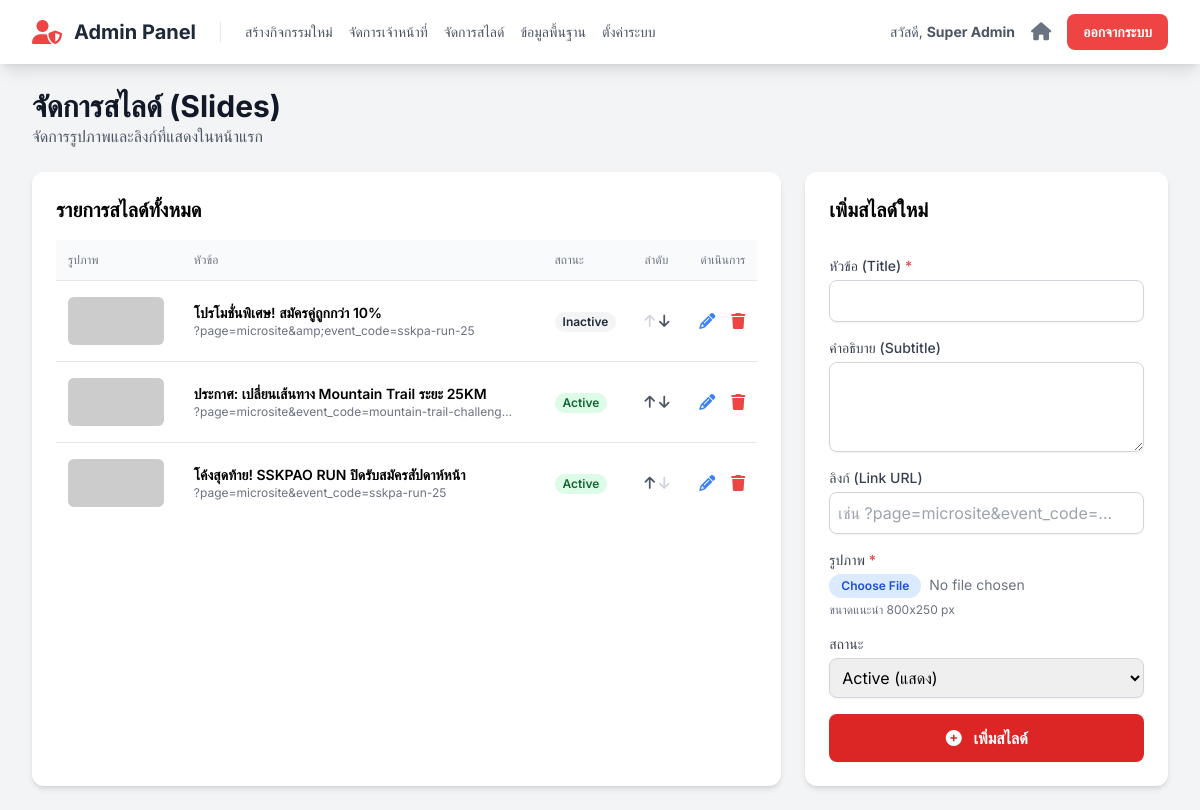
Screenshot of /admin/slides_management.php (signed in) with the database file from the repository.
### tables this page shows
CREATE TABLE `slides` (
  `id` int(11) NOT NULL,
  `image_url` text NOT NULL,
  `title` varchar(255) NOT NULL,
  `subtitle` text DEFAULT NULL,
  `link_url` text DEFAULT NULL,
  `sort_order` int(11) NOT NULL DEFAULT 0,
  `is_active` tinyint(1) NOT NULL DEFAULT 1
);

### functions.php (called while the page is built, shortened)
<?php
function e($data) {
    return htmlspecialchars($data ?? '', ENT_QUOTES, 'UTF-8');
}
?>

### admin/slides_management.php (the view, shortened to what this page needs)
<?php
require_once '../config.php';
require_once '../functions.php';
$slides = $mysqli->query("SELECT * FROM slides ORDER BY sort_order ASC")->fetch_all(MYSQLI_ASSOC);
include 'partials/header.php';
?>
<div class="flex justify-between items-center mb-6">
    <div>
        <h1 class="text-3xl font-bold text-gray-900">จัดการสไลด์ (Slides)</h1>
        <p class="text-gray-600">จัดการรูปภาพและลิงก์ที่แสดงในหน้าแรก</p>
    </div>
</div>
<div class="grid grid-cols-1 lg:grid-cols-3 gap-6">
    <div class="lg:col-span-2 bg-white p-6 rounded-xl shadow-md">
        <h2 class="text-xl font-bold mb-4">รายการสไลด์ทั้งหมด</h2>
        <div class="overflow-x-auto">
            <table class="min-w-full divide-y divide-gray-200">
                <thead class="bg-gray-50">
                    <tr>
                        <th class="px-3 py-3 text-left text-xs font-medium text-gray-500 uppercase">รูปภาพ</th>
                        <th class="px-3 py-3 text-left text-xs font-medium text-gray-500 uppercase">หัวข้อ</th>
                        <th class="px-3 py-3 text-left text-xs font-medium text-gray-500 uppercase">สถานะ</th>
                        <th class="px-3 py-3 text-left text-xs font-medium text-gray-500 uppercase">ลำดับ</th>
                        <th class="px-3 py-3 text-right text-xs font-medium text-gray-500 uppercase">ดำเนินการ</th>
                    </tr>
                </thead>
                <tbody class="bg-white divide-y divide-gray-200">
                    <?php if (empty($slides)): ?>
                        <tr><td colspan="5" class="text-center py-6 text-gray-500">ยังไม่มีสไลด์</td></tr>
                    <?php else: ?>
                        <?php foreach ($slides as $index => $slide): ?>
                        <tr>
                            <td class="px-3 py-4">
                                <img src="../<?= e($slide['image_url']) ?>" alt="Slide Image" class="w-24 h-12 object-cover rounded-md bg-gray-100" onerror="this.src='https://placehold.co/800x250?text=No+Image';">
                            </td>
                            <td class="px-3 py-4">
                                <div class="text-sm font-semibold"><?= e($slide['title']) ?></div>
                                <div class="text-xs text-gray-500 truncate max-w-xs"><?= e($slide['link_url']) ?></div>
                            </td>
                            <td class="px-3 py-4 text-sm">
                                <span class="px-2 inline-flex text-xs leading-5 font-semibold rounded-full <?= $slide['is_active'] ? 'bg-green-100 text-green-800' : 'bg-gray-100 text-gray-800' ?>">
                                    <?= $slide['is_active'] ? 'Active' : 'Inactive' ?>
                                </span>
                            </td>
                            <td class="px-3 py-4 text-sm">
                                <a href="../actions/update_slide_order.php?id=<?= e($slide['id']) ?>&direction=up"
                                   class="<?= $index === 0 ? 'text-gray-300 cursor-not-allowed' : 'text-gray-600 hover:text-black' ?>"
                                   title="เลื่อนขึ้น"><i class="fa-solid fa-arrow-up"></i></a>
                                <a href="../actions/update_slide_order.php?id=<?= e($slide['id']) ?>&direction=down"
                                   class="<?= $index === count($slides) - 1 ? 'text-gray-300 cursor-not-allowed' : 'text-gray-600 hover:text-black' ?>"
                                   title="เลื่อนลง"><i class="fa-solid fa-arrow-down"></i></a>
                            </td>
                            <td class="px-3 py-4 text-right">
                                <div class="flex items-center justify-end space-x-4">
                                    <button type="button" onclick='editSlide(<?= json_encode($slide, JSON_HEX_APOS | JSON_HEX_QUOT) ?>)' class="text-blue-500 hover:text-blue-700" title="แก้ไข">
                                        <i class="fa-solid fa-pencil-alt"></i>
                                    </button>
                                    <form action="../actions/manage_slides.php" method="POST" onsubmit="return confirm('คุณแน่ใจหรือไม่ว่าต้องการลบสไลด์นี้?');" class="inline-block">
                                        <button type="submit" class="text-red-500 hover:text-red-700" title="ลบ">
                                            <i class="fa-solid fa-trash"></i>
                                        </button>
                                    </form>
                                </div>
                            </td>
                        </tr>
                        <?php endforeach; ?>
                    <?php endif; ?>
                </tbody>
            </table>
        </div>
    </div>
    <div id="form-container" class="bg-white p-6 rounded-xl shadow-md h-fit">
        <div class="flex justify-between items-start">
            <h2 id="form-title" class="text-xl font-bold mb-4">เพิ่มสไลด์ใหม่</h2>
        </div>
        <form id="slide-form" action="../actions/manage_slides.php" method="POST" enctype="multipart/form-data" class="space-y-4">
            <div>
                <label for="title" class="block text-sm font-medium text-gray-700">หัวข้อ (Title) <span class="text-red-500">*</span></label>
                <input type="text" id="title-input" name="title" required class="mt-1 block w-full border border-gray-300 rounded-lg shadow-sm p-2">
            </div>
            <div>
                <label for="subtitle" class="block text-sm font-medium text-gray-700">คำอธิบาย (Subtitle)</label>
                <textarea id="subtitle-input" name="subtitle" rows="3" class="mt-1 block w-full border border-gray-300 rounded-lg shadow-sm p-2"></textarea>
            </div>
             <div>
                <label for="link_url" class="block text-sm font-medium text-gray-700">ลิงก์ (Link URL)</label>
                <input type="text" id="link-url-input" name="link_url" placeholder="เช่น ?page=microsite&event_code=..." class="mt-1 block w-full border border-gray-300 rounded-lg shadow-sm p-2">
            </div>
             <div>
                <label for="image" class="block text-sm font-medium text-gray-700">รูปภาพ <span id="image-required" class="text-red-500">*</span></label>
                <input type="file" id="image-input" name="image" accept="image/jpeg,image/png,image/webp" class="mt-1 block w-full text-sm text-gray-500 file:mr-2 file:py-1 file:px-3 file:rounded-full file:border-0 file:text-xs file:font-semibold file:bg-blue-100 file:text-blue-700 hover:file:bg-blue-200">
                <p id="image-helper" class="text-xs text-gray-500 mt-1">ขนาดแนะนำ 800x250 px</p>
            </div>
            <div>
                <label for="is_active" class="block text-sm font-medium text-gray-700">สถานะ</label>
                <select id="is-active-input" name="is_active" class="mt-1 block w-full border border-gray-300 rounded-lg shadow-sm p-2">
                    <option value="1">Active (แสดง)</option>
                </select>
            </div>
            <button id="submit-btn" type="submit" class="w-full bg-red-600 hover:bg-red-700 text-white font-bold py-3 px-4 rounded-lg">
                <i class="fa-solid fa-plus-circle mr-2"></i> เพิ่มสไลด์
            </button>
        </form>
    </div>
</div>
<?php
include 'partials/footer.php';
?>

### admin/partials/header.php (style rules this page uses)
body { font-family: 'Inter', 'Sarabun', sans-serif; }

### rows the page displays
slides: title "โปรโมชั่นพิเศษ! สมัครคู่ถูกกว่า 10%", link_url "?page=microsite&amp;event_code=sskpa-run-25", is_active "Inactive"
slides: title "ประกาศ: เปลี่ยนเส้นทาง Mountain Trail ระยะ 25KM", link_url "?page=microsite&event_code=mountain-trail-challeng…", is_active "Active"
slides: title "โค้งสุดท้าย! SSKPAO RUN ปิดรับสมัครสัปดาห์หน้า", link_url "?page=microsite&event_code=sskpa-run-25", is_active "Active"

### other values shown
$staff_info['full_name'] "Super Admin"
